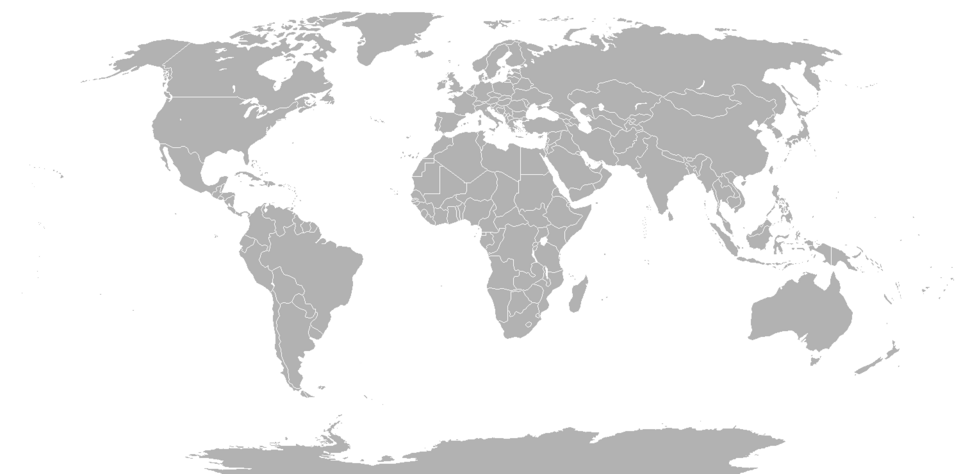
#> input picture photos/worldmap.png, 960 x 474 px, given in place of banner.jpg, which was not available
$ python render.py
#> lines starting #> are read from the running program, lines starting #| are printed output that depends on the picture
#!/usr/bin/env python3
"""Render the 23 Nov 2026 make.fun newspaper front page (1024x1024).

Fresh renderer for the news-image-20261123 entry. Layout mirrors the
22 Nov newspaper that scored 0.981: cream paper, huge date masthead,
banner photo + cover headline, 8 photo feature tiles, 16-item ALSO ON
list, sage world map + DATE CHECK box.

Revision (Xie, 23 Nov 12:27 WIB): the world map is now a real visible
200x99 sage map with red dots on the story locations (the first build's
map was invisible — its threshold dropped the light-grey borders), and
stories 9-12 (MSCI, South Korea, India, Taiwan) are promoted with a
52x40 photo thumb each. Space was freed by trimming the banner and the
feature-tile photos.
"""
import os

from PIL import Image, ImageDraw, ImageFont

BASE = os.path.dirname(os.path.abspath(__file__))
PHOTOS = os.path.join(BASE, "photos")

W, H = 1024, 1024
CREAM = (246, 241, 231)
INK = (17, 17, 17)
RED = (193, 39, 45)
DARKRED = (150, 25, 30)
GREY = (90, 86, 80)
SAGE = (122, 139, 111)

F_DISPLAY = "/usr/share/fonts/truetype/noto/NotoSerifDisplay-Black.ttf"
F_SERIF_B = "/usr/share/fonts/truetype/noto/NotoSerif-Bold.ttf"
F_SERIF = "/usr/share/fonts/truetype/noto/NotoSerif-Regular.ttf"
F_SERIF_I = "/usr/share/fonts/truetype/noto/NotoSerif-Italic.ttf"
F_SANS_B = "/usr/share/fonts/truetype/dejavu/DejaVuSans-Bold.ttf"
F_SANS = "/usr/share/fonts/truetype/dejavu/DejaVuSans.ttf"


def font(path, size, fallback):
    try:
        return ImageFont.truetype(path, size)
    except OSError:
        return ImageFont.truetype(fallback, size)


def wrap(draw, text, fnt, max_w):
    """Greedy word wrap; returns list of lines."""
    lines, cur = [], ""
    for word in text.split():
        trial = (cur + " " + word).strip()
        if draw.textlength(trial, font=fnt) <= max_w:
            cur = trial
        else:
            if cur:
                lines.append(cur)
            cur = word
    if cur:
        lines.append(cur)
    return lines


def cover_crop(im, tw, th, focus_y=0.5):
    """Crop image to fill tw x th, keeping the vertical focus point."""
    sw, sh = im.size
    scale = max(tw / sw, th / sh)
    nw, nh = int(sw * scale + 0.5), int(sh * scale + 0.5)
    im = im.resize((nw, nh), Image.LANCZOS)
    x0 = (nw - tw) // 2
    cy = int(nh * focus_y)
    y0 = min(max(cy - th // 2, 0), nh - th)
    return im.crop((x0, y0, x0 + tw, y0 + th))


DOTS = [  # (lat, lon) of the main story locations, equirectangular map
    (26.68, -80.03),   # Mar-a-Lago, Florida
    (50.85, 4.35),     # Brussels
    (37.57, 126.98),   # Seoul
    (28.6, 77.2),      # Delhi
    (36.9, 30.7),      # Antalya (COP31)
    (25.03, 121.56),   # Taipei
    (-6.2, 106.85),    # Jakarta
    (-15.5, 167.0),    # Vanuatu
]


def sage_map(w, h):
    """Recolour the blank world map to sage green on transparent, with red
    dots marking the main story locations. NOTE: the source map's borders
    are light grey (~160-200), so the threshold must be 235 — the old
    threshold of 160 rendered nothing at all."""
    from PIL import ImageFilter
    m = Image.open(os.path.join(PHOTOS, "worldmap.png")).convert("L")
    m = m.resize((w, h), Image.LANCZOS)
    mask = m.point(lambda v: 255 if v < 235 else 0)
    mask = mask.filter(ImageFilter.MaxFilter(3))  # thicken hairlines
    out = Image.new("RGBA", (w, h), (0, 0, 0, 0))
    sage = Image.new("RGBA", (w, h), SAGE + (255,))
    out.paste(sage, (0, 0), mask)
    dd = ImageDraw.Draw(out)
    for lat, lon in DOTS:
        x = (lon + 180) / 360 * w
        y = (90 - lat) / 180 * h
        dd.ellipse([x - 4, y - 4, x + 4, y + 4], fill=(255, 255, 255, 255))
        dd.ellipse([x - 3, y - 3, x + 3, y + 3], fill=RED + (255,))
    return out


# ---------------------------------------------------------------- stories
COVER = {
    "headline": "TRUMP WARNS IRAN: REBUILD AND WE STRIKE AGAIN",
    "deck": [
        "At Mar-a-Lago, the president backs Israeli action on Iran's missiles, pushes Gaza",
        "ceasefire phase two \u2014 and renews his call for a Netanyahu pardon.",
    ],
    "caption": "Trump and Netanyahu at the White House in February \u2014 they met again on Monday at Mar-a-Lago, Florida. Photo: Dan Scavino",
}

TILES = [
    {"label": "KOSPI", "loc": "1 \u2022 SEOUL \u2022 ASIA", "photo": "kospi.jpg",
     "head": "Kospi tumbles 3.74% on AI-bubble fears",
     "desc": "Samsung -3.4%, SK Hynix -2.8% as Asian stocks slide on Monday.",
     "credit": "Photo: USAGI_POST (CC0)"},
    {"label": "BITCOIN", "loc": "2 \u2022 GLOBAL", "photo": "bitcoin.jpg",
     "head": "Bitcoin bounces back above $60,000",
     "desc": "Near $61,000, a second day of gains after Saturday's two-year low near $55,100.",
     "credit": "Photo: Satheesh Sankaran"},
    {"label": "NATO", "loc": "3 \u2022 BRUSSELS \u2022 EUROPE", "photo": "nato.jpg",
     "head": "NATO meets on Poland missile incursion",
     "desc": "Allies gather after prosecutors confirmed all three objects were Russian Kh-101 missiles.",
     "credit": "Photo: Romaine (CC0)"},
    {"label": "NHS TRIAL", "loc": "4 \u2022 LONDON \u2022 EUROPE", "photo": "nhs.jpg",
     "head": "NHS launches biggest AI breast-cancer trial",
     "desc": "Some 700,000 women at 30 UK sites in the EDITH trial, the largest of its kind.",
     "credit": "Photo: National Cancer Institute"},
    {"label": "NEPAL\u2013INDIA", "loc": "5 \u2022 NEW DELHI \u2022 ASIA", "photo": "modi.jpg",
     "head": "Nepal's PM Balen Shah meets Modi",
     "desc": "Delegation talks and a joint press conference; a new Ayodhya\u2013Janakpur train flagged off.",
     "credit": "Photo: Narendra Modi (CC BY 2.0)", "focus": 0.32},
    {"label": "VANUATU QUAKE", "loc": "6 \u2022 PACIFIC", "photo": "vanuatu.jpg",
     "head": "M6.5 quake shakes deep under Vanuatu",
     "desc": "The 02:40 UTC tremor struck some 600 km down; no damage reported.",
     "credit": "Photo: Wikimedia Commons"},
    {"label": "OIL", "loc": "7 \u2022 GLOBAL", "photo": "oil.jpg",
     "head": "Oil falls as AI sell-off spreads",
     "desc": "Brent $92.29, WTI $83.26; attacks on Gulf shipping limit the losses.",
     "credit": "Photo: DeltaSquad833"},
    {"label": "FIFA VOTE", "loc": "8 \u2022 ZURICH \u2022 SPORT", "photo": "fifa.jpg",
     "head": "FIFA votes today on UK 2035 World Cup",
     "desc": "The unopposed \u2018All Together\u2019 bid: 48 teams, 104 matches, 19 venues.",
     "credit": "Photo: Lewis Clarke"},
]

ALSO = [
    ("MSCI", "MSCI discussed avoiding an Indonesia downgrade with President Prabowo. (Reuters)"),
    ("SOUTH KOREA", "Finance minister sees solid growth next year, but flags chip volatility. (Reuters)"),
    ("INDIA", "Shares open higher on record $13bn November foreign inflows; rupee 92.67. (Reuters)"),
    ("TAIWAN", "Short-selling ban takes effect today after the Taiex fell 17.5% in a week. (FSC)"),
    ("SHURI CASTLE", "Main hall opens in Okinawa, seven years after the 2019 fire. (AP)"),
    ("FLASH PMI", "India and US flash PMI data due Monday as markets gauge the slowdown. (S&P Global)"),
    ("COP31", "A day after COP31 collapsed in Antalya, the UN chief says he is \u2018deeply disappointed\u2019. (Reuters)"),
    ("MADURO", "Trump says he spoke to Venezuela\u2019s Maduro \u2018pretty recently\u2019, but the talks produced little. (AFP)"),
    ("WORLD CUP 2031", "FIFA\u2019s Congress is also set to approve the US\u2013Mexico\u2013Costa Rica\u2013Jamaica bid for 2031. (BBC)"),
    ("DRUG DOCK", "Trump says the US hit a shore facility where drug boats \u2018load up\u2019. (AFP)"),
    ("DRUG BOATS", "Another US boat strike in the eastern Pacific kills two; campaign toll at least 107. (AFP)"),
    ("SELANGOR", "Flood evacuees fall to 1,594 as waters recede; high tides expected through Friday. (Media Selangor)"),
    ("IRAN PROTESTS", "Central bank chief quits as the rial hits a record low and the biggest protests in three years erupt. (AP)"),
    ("IOWA", "The Army\u2019s planned Monday blast of 5 tons of unstable explosive stays halted by a judge. (CNN)"),
    ("DYMER", "Death toll rises to nine as rescuers race on Monday to find residents under the rubble. (Reuters)"),
    ("ODESA", "All schools switch to remote learning from today through Friday after strikes wreck the grid. (Ukrenergo)"),
]

TICKER = [("EUROPE", 5, (46, 90, 136)), ("GLOBAL", 3, (102, 102, 102)),
          ("MIDDLE EAST", 3, (139, 90, 43)), ("AMERICAS", 4, (193, 39, 45)),
          ("ASIA", 8, (46, 125, 50)), ("SPORT", 1, (230, 81, 0)),
          ("OCEANIA", 1, (0, 131, 143))]


def main():
    img = Image.new("RGB", (W, H), CREAM)
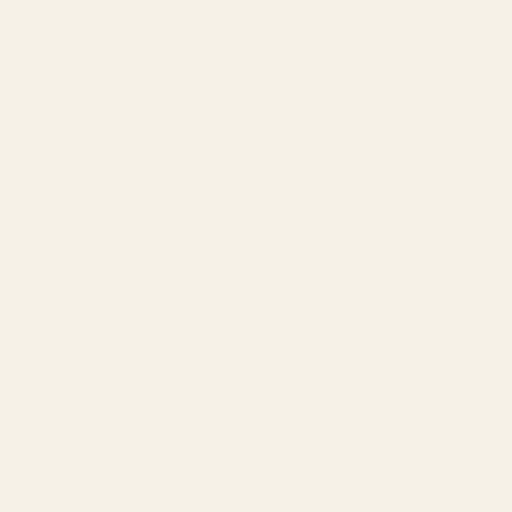
#> img: PIL image 1024x1024 RGB (shown at 1/2 size); mean R, G, B 246, 241, 231
    d = ImageDraw.Draw(img)
    MX = 20                      # side margin
    CW = W - 2 * MX              # content width

    f_kick = font(F_SANS_B, 13, F_SANS_B)
    f_mast = font(F_DISPLAY, 56, F_SERIF_B)
    f_deck = font(F_SERIF_I, 17, F_SERIF)
    f_tick = font(F_SANS_B, 11, F_SANS_B)
    f_cap = font(F_SERIF_I, 12, F_SERIF)
    f_cover = font(F_SERIF_B, 36, F_SERIF_B)
    f_cdeck = font(F_SERIF, 16, F_SERIF)
    f_lab = font(F_SANS_B, 10, F_SANS_B)
    f_loc = font(F_SANS_B, 9, F_SANS_B)
    f_head = font(F_SERIF_B, 14, F_SERIF_B)
    f_desc = font(F_SERIF, 12, F_SERIF)
    f_cred = font(F_SANS, 8, F_SANS)
    f_also_h = font(F_SANS_B, 13, F_SANS_B)
    f_num = font(F_SERIF_B, 13, F_SERIF_B)
    f_key = font(F_SANS_B, 11, F_SANS_B)
    f_item = font(F_SERIF, 11, F_SERIF)
    f_date = font(F_SANS_B, 13, F_SANS_B)
    f_date2 = font(F_SERIF, 13, F_SERIF)
    f_foot = font(F_SANS, 9, F_SANS)

    y = 10
    # kicker
    d.text((W // 2, y), "T H E   W O R L D   I N   O N E   D A Y",
           font=f_kick, fill=DARKRED, anchor="ma")
    y += 22
    # masthead
    d.text((W // 2, y), "Monday 23 November 2026", font=f_mast, fill=INK, anchor="ma")
    y += 66
    # deck
    d.text((W // 2, y), "Trump meets Netanyahu at Mar-a-Lago  \u2022  Kospi slides on AI fears  \u2022  Bitcoin bounces back above $60,000",
           font=f_deck, fill=INK, anchor="ma")
    y += 22
    # ticker
    parts, widths = [], []
    for name, n, col in TICKER:
        parts.append((name, n, col))
        widths.append(d.textlength(f"{name} {n}", font=f_tick) + 26)
#> after the loop, parts = [('EUROPE', 5, (46, 90, 136)), ('GLOBAL', 3, (102, 102, 102)), ('MIDDLE EAST', 3, (139, 90, 43)), ('AMERICAS', 4, (193, 39, 45)), ('ASIA', 8, (46, 125, 50)), ('SPORT', 1, (230, 81, 0)), ('OCEANIA', 1, (0, 131, 143))]; widths = [87.33, 86.41, 120.6, 101.5, 66.53, 78.28, 92.75]
    total = sum(widths) + 18 * (len(parts) - 1)
#> total = 741.4
    x = (W - total) // 2
#> x = 141
    for (name, n, col), wdt in zip(parts, widths):
        d.rectangle([x, y + 1, x + 9, y + 10], fill=col)
        d.text((x + 13, y), f"{name} {n}", font=f_tick, fill=INK)
        x += wdt + 18
#> this loop made 7 passes
#> (name, n, col, wdt, x) on passes 1 to 7: ('EUROPE', 5, (46, 90, 136), 87.33, 246.3), ('GLOBAL', 3, (102, 102, 102), 86.41, 350.7), ('MIDDLE EAST', 3, (139, 90, 43), 120.6, 489.3), ('AMERICAS', 4, (193, 39, 45), 101.5, 608.9), ('ASIA', 8, (46, 125, 50), 66.53, 693.4), ('SPORT', 1, (230, 81, 0), 78.28, 789.7), ('OCEANIA', 1, (0, 131, 143), 92.75, 900.4)
#> after the loop, x = 900.4
    y += 18
    d.line([(MX, y), (W - MX, y)], fill=INK, width=2)
    y += 6

    # banner photo
    banner = Image.open(os.path.join(PHOTOS, "banner.jpg")).convert("RGB")
    banner = cover_crop(banner, CW, 66, focus_y=0.20)
#> in cover_crop, `return im.crop((x0, y0, x0 + tw, y0 + th))`:
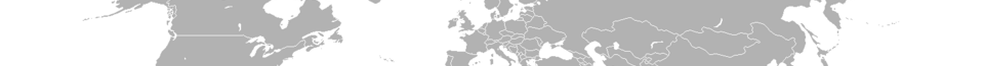
#> returned value: PIL image 984x66 RGB; min 166, max 255, mean 220.5
    img.paste(banner, (MX, y))
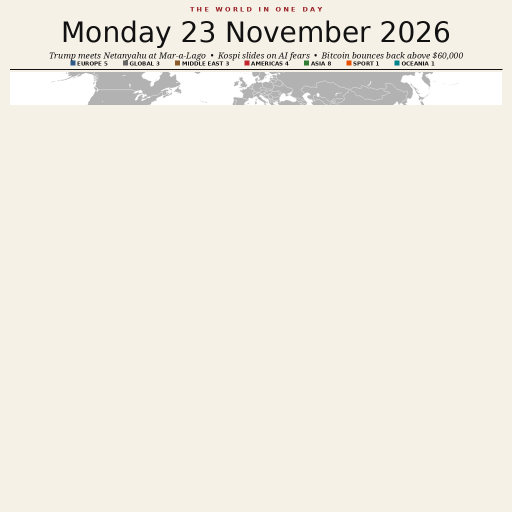
#> img: PIL image 1024x1024 RGB (shown at 1/2 size); mean R, G, B 241, 236.3, 227
    y += 66 + 4
    d.text((MX, y), COVER["caption"], font=f_cap, fill=INK)
    y += 15
    # cover headline + deck
    d.text((W // 2, y), COVER["headline"], font=f_cover, fill=INK, anchor="ma")
    y += 42
    for line in COVER["deck"]:
        d.text((W // 2, y), line, font=f_cdeck, fill=INK, anchor="ma")
        y += 19
#> after the loop, y = 309
    y += 4
#> y = 313
    d.line([(MX, y), (W - MX, y)], fill=RED, width=2)
    y += 8
#> y = 321

    # feature tiles 4 x 2
    gap = 12
    tw = (CW - 3 * gap) // 4
    th_photo = 44
    row_h = 17 + th_photo + 3 + 13 + 34 + 30 + 10
    for row in range(2):
        row_y = y + row * (row_h + 4)
#> row_y = 321
        for col in range(4):
            t = TILES[row * 4 + col]
            tx = MX + col * (tw + gap)
            d.rectangle([tx, row_y, tx + tw, row_y + 17], fill=RED)
            d.text((tx + 5, row_y + 3), t["label"], font=f_lab, fill=(255, 255, 255))
            ph = Image.open(os.path.join(PHOTOS, t["photo"])).convert("RGB")
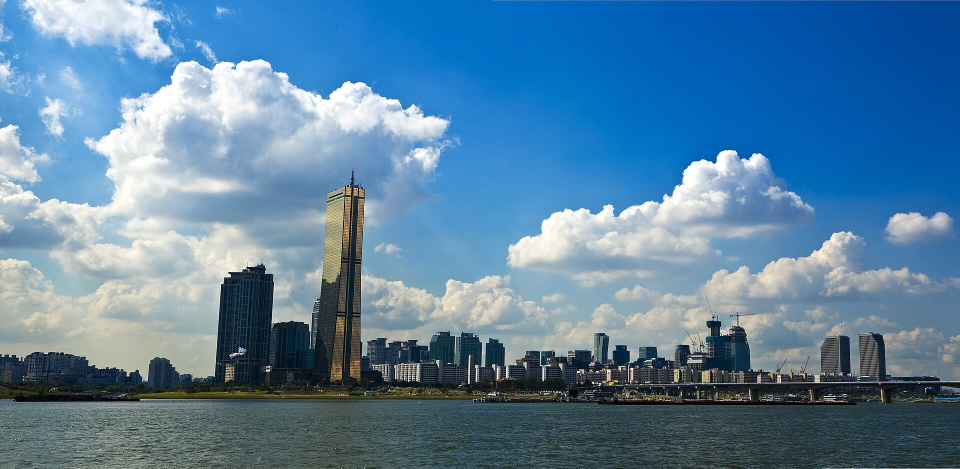
#> input picture photos/kospi.jpg, 1920 x 937 px (shown at 1/2 size)
#> ph is the input picture: PIL image 1920x937 RGB; mean R, G, B 89.4, 129.6, 160.1
            ph = cover_crop(ph, tw, th_photo, focus_y=t.get("focus", 0.45))
#> call 2 of cover_crop, with tw = 237, th = 44, focus_y = 0.45
#> in cover_crop (call 2), `im = im.resize((nw, nh), Image.LANCZOS)`:
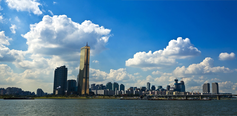
#> im: PIL image 237x116 RGB; mean R, G, B 89.4, 129.6, 160.1
#> in cover_crop (call 2), `return im.crop((x0, y0, x0 + tw, y0 + th))`:
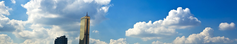
#> returned value: PIL image 237x44 RGB; mean R, G, B 119.7, 160, 191.2
            img.paste(ph, (tx, row_y + 17))
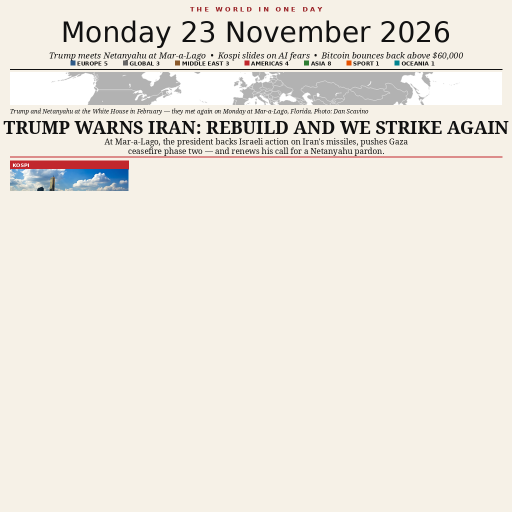
#> img: PIL image 1024x1024 RGB (shown at 1/2 size); mean R, G, B 235.9, 230.9, 222.3
            ty = row_y + 17 + th_photo + 3
#> ty = 385
            d.text((tx, ty), t["loc"], font=f_loc, fill=DARKRED)
            ty += 13
#> ty = 398
            for line in wrap(d, t["head"], f_head, tw)[:2]:
#> in wrap, `lines, cur = [], ""`: cur = ''
                d.text((tx, ty), line, font=f_head, fill=INK)
                ty += 17
#> this loop made 2 passes
#> after the loop, ty = 432
            for line in wrap(d, t["desc"], f_desc, tw)[:2]:
                d.text((tx, ty), line, font=f_desc, fill=INK)
                ty += 15
#> this loop made 2 passes
#> (line, ty) on passes 1 to 2: ('Samsung -3.4%, SK Hynix -2.8% as Asian', 447), ('stocks slide on Monday.', 462)
#> after the loop, ty = 462
            d.text((tx, ty + 1), t["credit"], font=f_cred, fill=GREY)
#> pass 2 of the loop in main, `for row in range(2):`:
#> in main, `row_y = y + row * (row_h + 4)`: row_y = 476
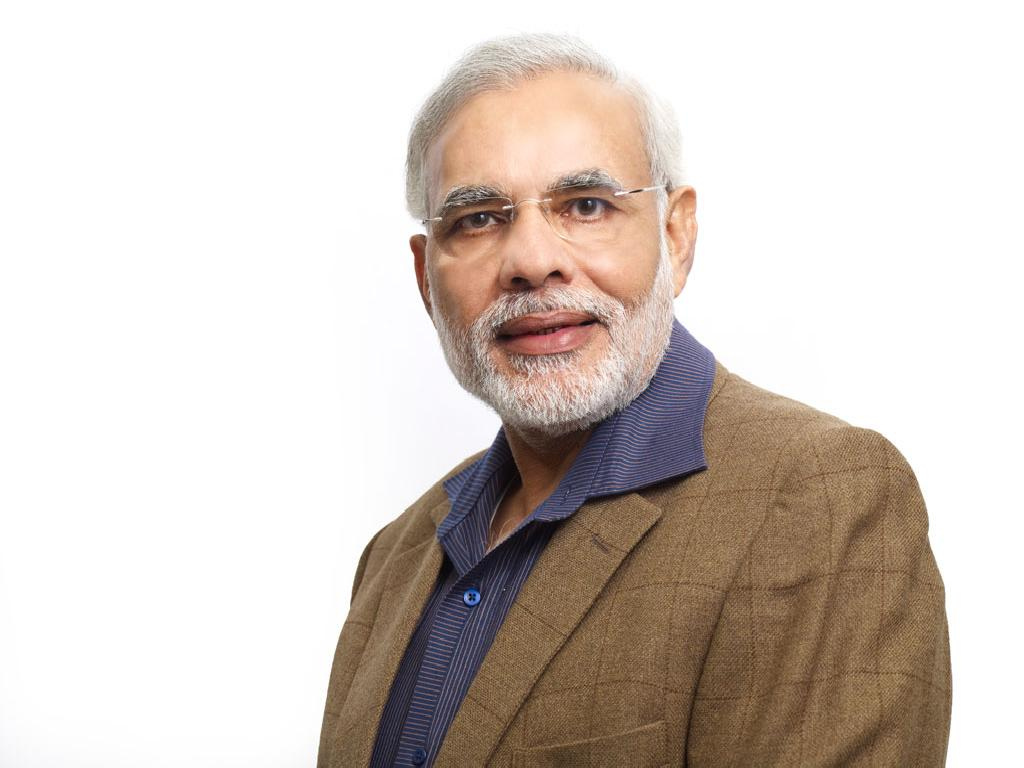
#> input picture photos/modi.jpg, 1024 x 768 px
#> in main, ph is the input picture: PIL image 1024x768 RGB; mean R, G, B 212.4, 202.4, 195.7
#> im: PIL image 237x178 RGB
#> in cover_crop (call 6), `return im.crop((x0, y0, x0 + tw, y0 + th))`:
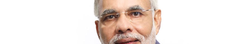
#> returned value: PIL image 237x44 RGB; mean R, G, B 238.9, 228.5, 223.3
#> in main, `img.paste(ph, (tx, row_y + 17))`:
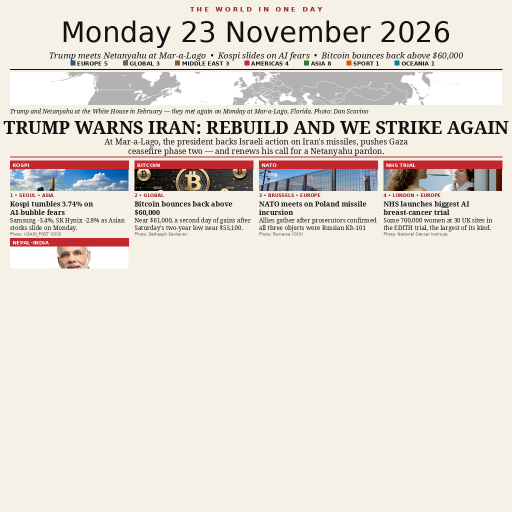
#> img: PIL image 1024x1024 RGB (shown at 1/2 size); mean R, G, B 228.8, 221.7, 213.9
#> in main, `ty = row_y + 17 + th_photo + 3`: ty = 540
#> in main, `ty += 13`: ty = 553
    y += 2 * (row_h + 4)
#> y = 631

    # ALSO ON header
    d.text((MX, y), "ALSO ON MONDAY 23 NOVEMBER 2026  \u2022  16 MORE STORIES",
           font=f_also_h, fill=DARKRED)
    y += 14
#> y = 645
    d.line([(MX, y), (W - MX, y)], fill=INK, width=1)
    y += 6
#> y = 651

    # ALSO ON items: 2 columns x 8 rows. Rows 0-1 carry a 52x40 photo thumb
    # for the four promoted stories (MSCI, South Korea, India, Taiwan);
    # the other rows are text-only, as before.
    PROMO = {0: ("msci.jpg", 0.45), 1: ("korea.jpg", 0.5),
             2: ("india.jpg", 0.4), 3: ("taiwan.jpg", 0.5)}
    col_w = (CW - 24) // 2
    row_heights = [40, 40, 25, 25, 25, 25, 25, 25]
    row_y = [y]
#> row_y = [651]
    for rh in row_heights:
        row_y.append(row_y[-1] + rh)
#> after the loop, row_y = [651, 691, 731, 756, 781, 806, 831, 856, 881]
    for i, (key, text) in enumerate(ALSO):
        col = i % 2
        r = i // 2
        ix = MX + col * (col_w + 24)
        iy = row_y[r]
#> iy = 651
        num = f"{9 + i}"
        if i in PROMO:
            ph_file, foc = PROMO[i]
#> (the run stopped early here; a loop or call above may not have finished)
